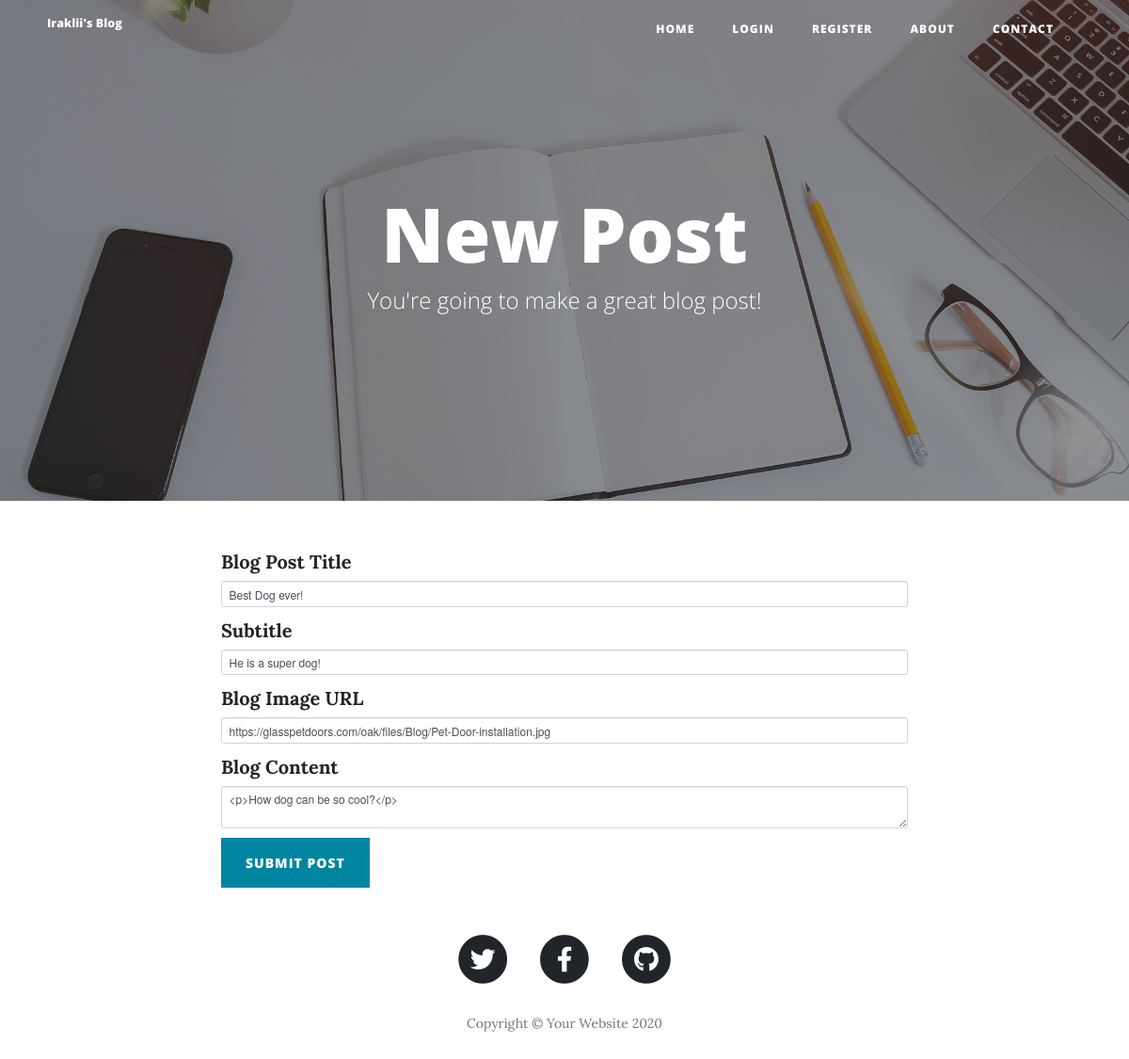
Before: /edit-post/1 (signed in) with the older database file.
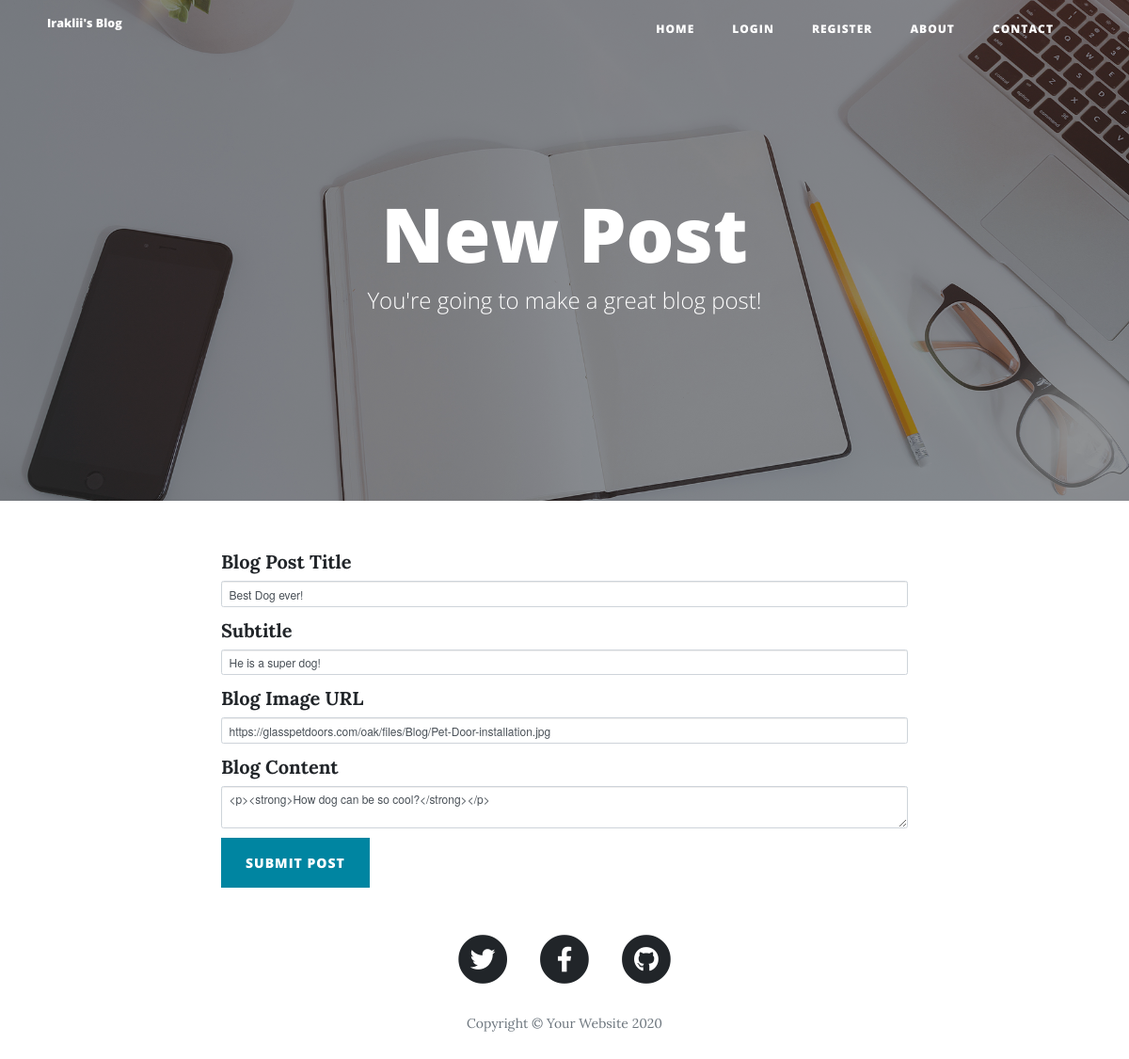
After: the same page with the newer database file.
### main.py (models this page shows)
class BlogPost(db.Model):
    __tablename__ = "blog_posts"
    id = db.Column(db.Integer, primary_key=True)
    author_id = db.Column(db.Integer, db.ForeignKey('user.id'))
    author = relationship('User', back_populates="posts")
    title = db.Column(db.String(250), unique=True, nullable=False)
    subtitle = db.Column(db.String(250), nullable=False)
    date = db.Column(db.String(250), nullable=False)
    body = db.Column(db.Text, nullable=False)
    img_url = db.Column(db.String(250), nullable=False)
    comments_of_post = relationship('Comment', back_populates='post')

### main.py (the view, shortened to what this page needs)
@app.route("/edit-post/<int:post_id>", methods=['GET', 'POST'])
@admin_only
def edit_post(post_id):
    post = BlogPost.query.get(post_id)
    edit_form = CreatePostForm(
        title=post.title,
        subtitle=post.subtitle,
        img_url=post.img_url,
        body=post.body
    )
    return render_template("make-post.html", form=edit_form)

### forms.py
class CreatePostForm(FlaskForm):
    title = StringField("Blog Post Title", validators=[DataRequired()])
    subtitle = StringField("Subtitle", validators=[DataRequired()])
    img_url = StringField("Blog Image URL", validators=[DataRequired(), URL()])
    body = CKEditorField("Blog Content", validators=[DataRequired()])
    submit = SubmitField("Submit Post")

### main.py (called while the page is built)
@login_manager.user_loader
def load_user(user_id):
    return User.query.get(user_id)

def admin_only(function):
    @wraps(function)
    def wrapper_function(*args, **kwargs):
        if current_user.id != 1:
            return abort(403)
        return function(*args, **kwargs)
    return wrapper_function

### templates/make-post.html (shortened to what this page needs)
{% extends 'bootstrap/base.html' %}
{% import "bootstrap/wtf.html" as wtf %}
{% block content %}
{% include "header.html" %}
  <header class="masthead" style="background-image: url('{{ url_for('static', filename='img/edit-bg.jpg')}}')">
    <div class="overlay"></div>
    <div class="container">
      <div class="row">
        <div class="col-lg-8 col-md-10 mx-auto">
          <div class="page-heading">
            {% if is_edit: %}
            <h1>Edit Post</h1>
            {% else: %}
            <h1>New Post</h1>
            {% endif %}
            <span class="subheading">You're going to make a great blog post!</span>
          </div>
        </div>
      </div>
    </div>
  </header>
  <div class="container">
    <div class="row">
      <div class="col-lg-8 col-md-10 mx-auto">
        {{ wtf.quick_form(form, novalidate=True, button_map={"submit": "primary"}) }}
      </div>
    </div>
  </div>
{% include "footer.html" %}
{% endblock %}

### templates/header.html (shortened to what this page needs)
<!DOCTYPE html>
<html lang="en">
<head>
  <link href="{{ url_for('static', filename='vendor/bootstrap/css/bootstrap.min.css') }}" rel="stylesheet">
  <link href="{{ url_for('static', filename='vendor/fontawesome-free/css/all.min.css')}}" rel="stylesheet" type="text/css">
  <link href="{{ url_for('static', filename='css/clean-blog.min.css')}}" rel="stylesheet">
</head>
<body>
  <nav class="navbar navbar-expand-lg navbar-light fixed-top" id="mainNav">
    <div class="container">
      <a class="navbar-brand" href="{{url_for('get_all_posts')}}">Iraklii's Blog</a>
      <div class="collapse navbar-collapse" id="navbarResponsive">
        <ul class="navbar-nav ml-auto">
          <li class="nav-item">
            <a class="nav-link" href="{{ url_for('get_all_posts') }}">Home</a>
          </li>
        {% if not logged_in: %}
          <li class="nav-item">
            <a class="nav-link" href="{{ url_for('login') }}">Login</a>
          </li>
          <li class="nav-item">
            <a class="nav-link" href="{{ url_for('register') }}">Register</a>
          </li>
        {% endif %}
          <li class="nav-item">
            <a class="nav-link" href="{{ url_for('about') }}">About</a>
          </li>
          <li class="nav-item">
            <a class="nav-link" href="{{ url_for('contact') }}">Contact</a>
          </li>
        </ul>
      </div>
    </div>
  </nav>

### templates/footer.html (shortened to what this page needs)
  <footer>
    <div class="container">
      <div class="row">
        <div class="col-lg-8 col-md-10 mx-auto">
          <ul class="list-inline text-center">
            <li class="list-inline-item">
              <a href="#">
                <span class="fa-stack fa-lg">
                  <i class="fas fa-circle fa-stack-2x"></i>
                  <i class="fab fa-twitter fa-stack-1x fa-inverse"></i>
                </span>
              </a>
            </li>
            <li class="list-inline-item">
              <a href="#">
                <span class="fa-stack fa-lg">
                  <i class="fas fa-circle fa-stack-2x"></i>
                  <i class="fab fa-facebook-f fa-stack-1x fa-inverse"></i>
                </span>
              </a>
            </li>
            <li class="list-inline-item">
              <a href="#">
                <span class="fa-stack fa-lg">
                  <i class="fas fa-circle fa-stack-2x"></i>
                  <i class="fab fa-github fa-stack-1x fa-inverse"></i>
                </span>
              </a>
            </li>
          </ul>
          <p class="copyright text-muted">Copyright &copy; Your Website 2020</p>
        </div>
      </div>
    </div>
  </footer>
</body>
</html>

Changed rows visible on the page:
changed BlogPost "Best Dog ever!": body "<p>How dog can be so cool?</p>" → "<p><strong>How dog can be so cool?</strong></p>"
